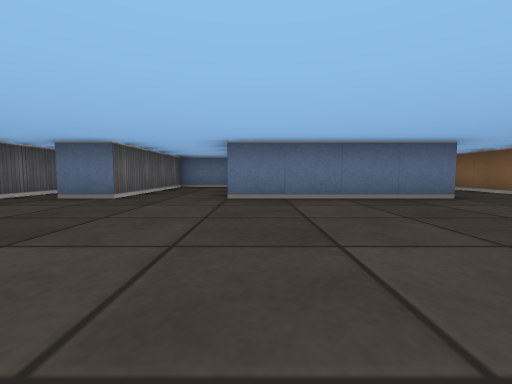
[1] (above)

17 first-person views from a walk through a cub3D ray-caster map. The camera is about half as high as the walls, tilts 4° down and sees 90° across. The floor is counted in squares. Each view is taken from the middle of a square. On the plan, view 1 faces up. The plan holds only what a view shows up to about 9 squares ahead; the rest is blank.

[2]
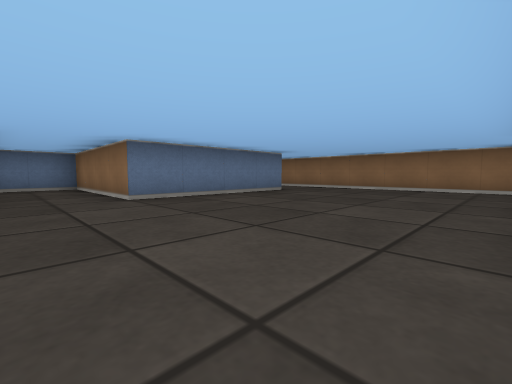

[3]
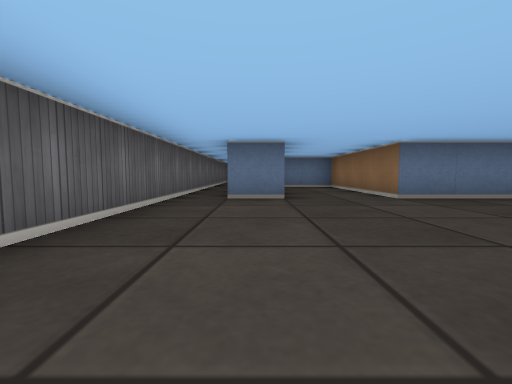

[4]
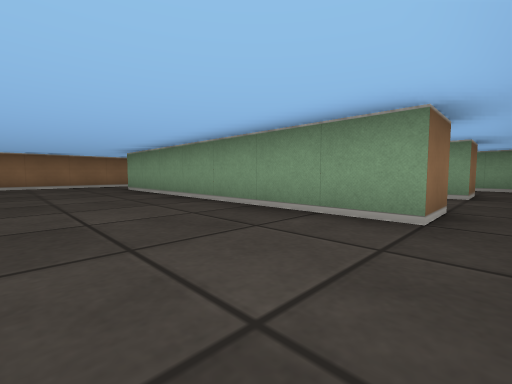

[5]
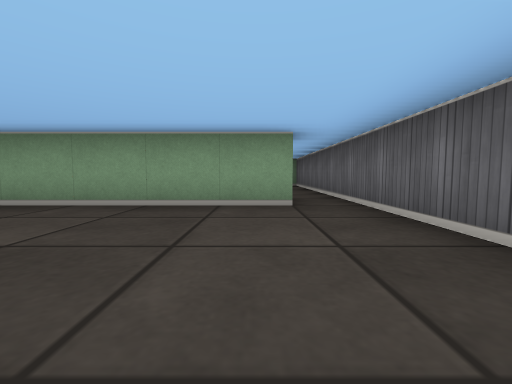

[6]
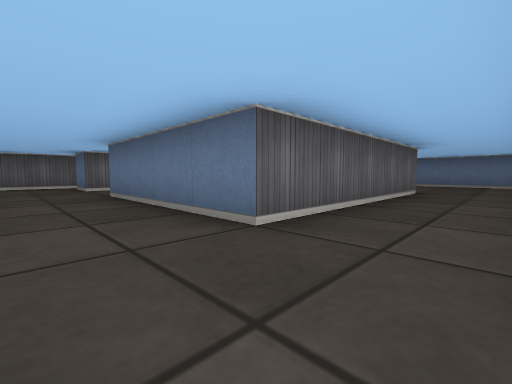

[7]
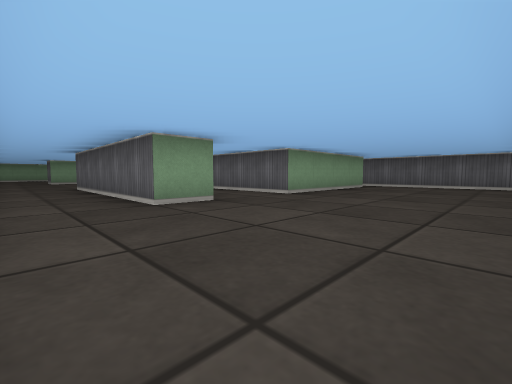

[8]
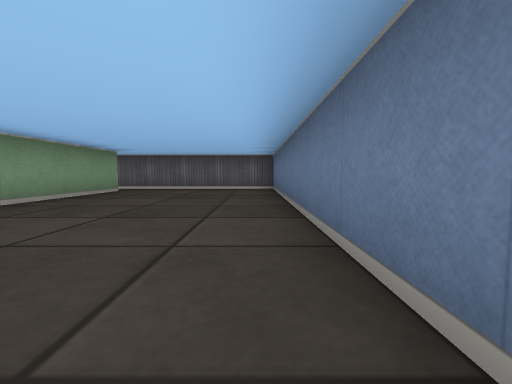

[9]
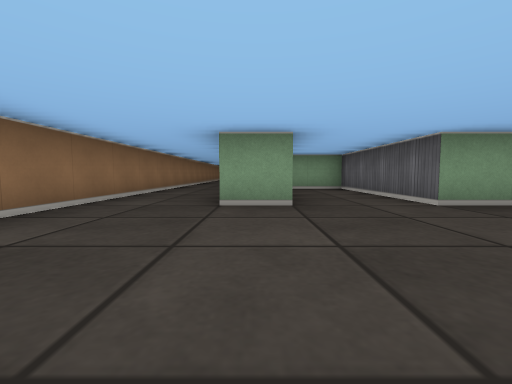

[10]
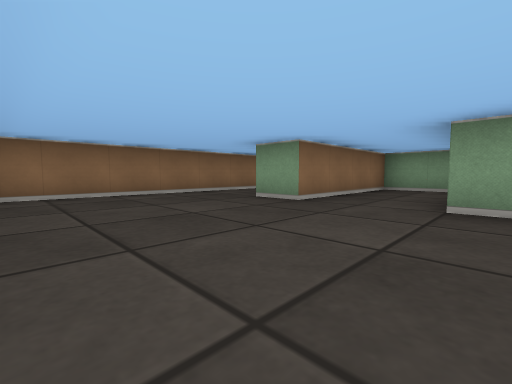

[11]
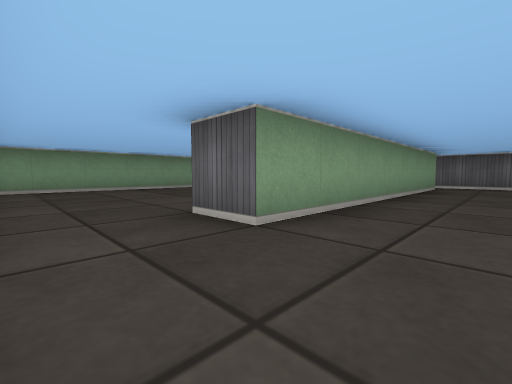

[12]
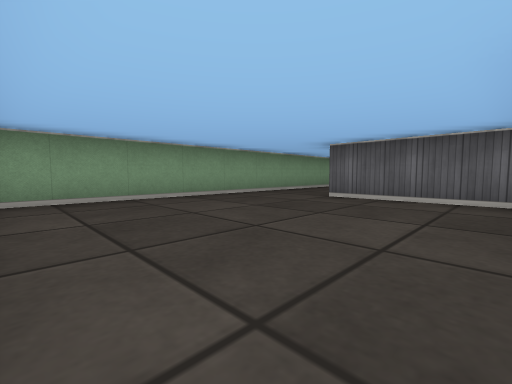

[13]
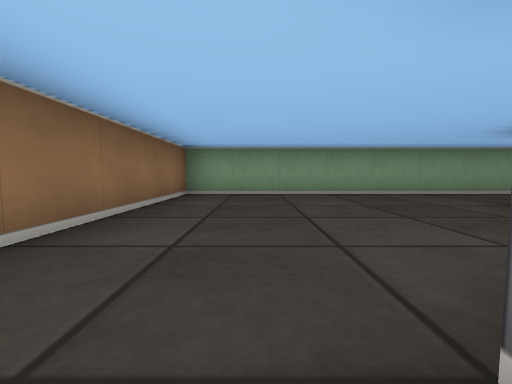

[14]
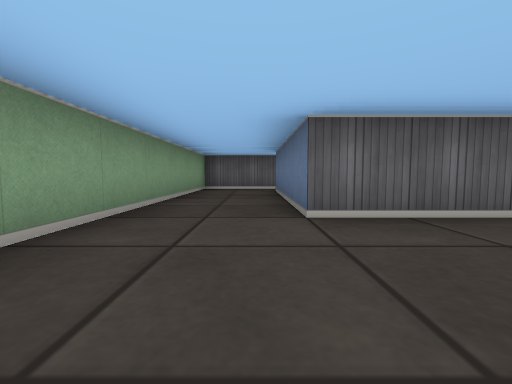

[15]
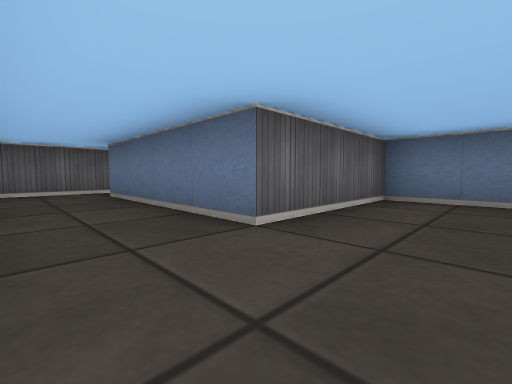

[16]
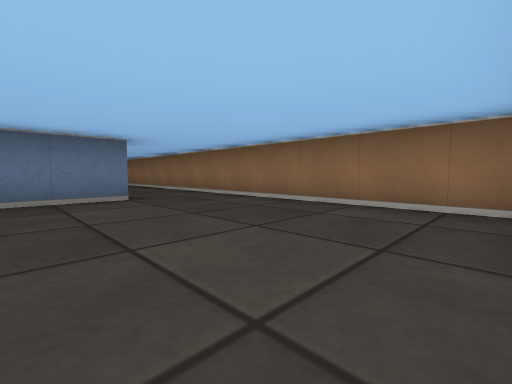

[17]
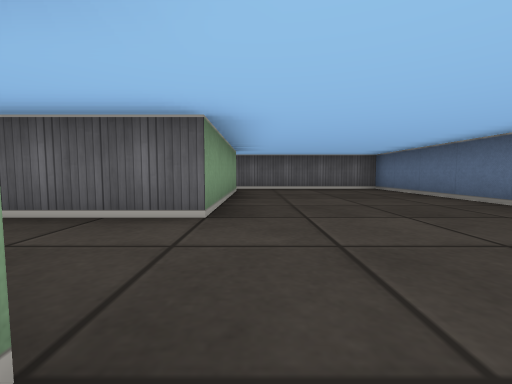

### Floor plan
Ten units are one square. View 1 is at (0, 0); x grows to the right and y downward. Boxes are objects, and circles mark ways between rooms. Rooms are numbered by the first view taken in them; rooms with no view inside come last. Other rooms are left out.
<svg viewBox="-50 -140 110 210">
<path fill="none" stroke="#000" d="M-35 5 35 5 35 15M55 15 55 -94M35 -95 35 -45 -5 -45 -5 -85 -25 -85 -25 -45 -35 -45M-45 -95 -45 5M50 -135 -45 -135 -45 -95M-35 -95 5 -95 5 -55 25 -55 25 -95 35 -95M55 -94 55 -131M35 15 5 15 5 45 -35 45M-45 45 -45 65 55 65 55 15M-35 16 -35 5M-45 5 -45 45M-35 45 -35 35 -31 35"/>
<circle cx="-40" cy="-100" r="3" fill="#2a7"/>
<circle cx="45" cy="-100" r="3" fill="#2a7"/>
<circle cx="45" cy="10" r="3" fill="#2a7"/>
<circle cx="-40" cy="10" r="3" fill="#2a7"/>
<circle cx="-40" cy="40" r="3" fill="#2a7"/>
<text x="10" y="-30">1</text>
<text x="10" y="-110">2</text>
<text x="20" y="40">3</text>
<text x="-30" y="20">4</text>
</svg>
Room 1 opens to room 2. Room 1 opens to room 3. Room 1 opens to room 4. Room 3 opens to room 4.

Where each view was taken, in squares from view 1:
view 1: 0 up, 0 right, facing up
view 2: 0 up, 2 left, facing up-right
view 3: 0 up, 3 left, facing up
view 4: 2 up, 4 left, facing down-right
view 5: 3 up, 3 left, facing down
view 6: 3 up, 5 right, facing up-left
view 7: 13 up, 5 right, facing down-left
view 8: 13 up, 3 right, facing left
view 9: 13 up, 3 right, facing down
view 10: 13 up, 0 right, facing down-right
view 11: 1 up, 5 right, facing down-left
view 12: 2 down, 5 right, facing down-left
view 13: 1 down, 4 right, facing down
view 14: 5 down, 3 right, facing left
view 15: 6 down, 2 right, facing up-left
view 16: 6 down, 2 right, facing up-right
view 17: 10 up, 3 right, facing left
